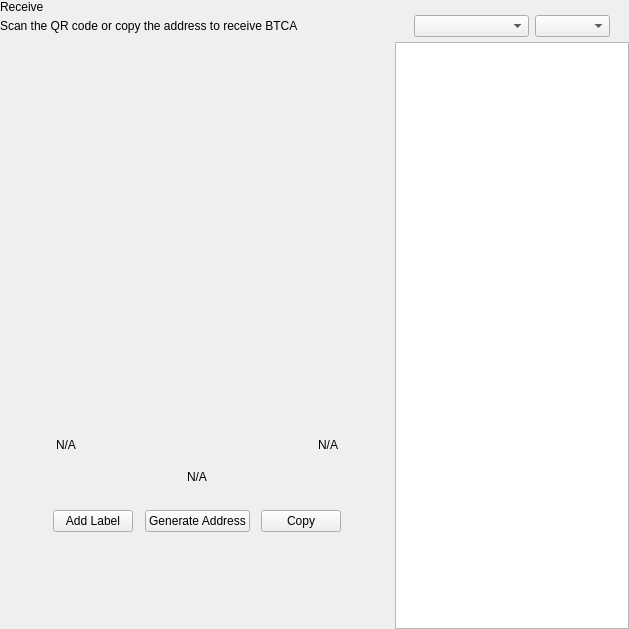
<?xml version="1.0" encoding="UTF-8"?>
<ui version="4.0">
 <class>ReceiveWidget</class>
 <widget class="QWidget" name="ReceiveWidget">
  <property name="geometry">
   <rect>
    <x>0</x>
    <y>0</y>
    <width>629</width>
    <height>629</height>
   </rect>
  </property>
  <property name="minimumSize">
   <size>
    <width>0</width>
    <height>0</height>
   </size>
  </property>
  <property name="windowTitle">
   <string>Form</string>
  </property>
  <layout class="QHBoxLayout" name="horizontalLayout_2" stretch="2,1">
   <property name="spacing">
    <number>0</number>
   </property>
   <property name="leftMargin">
    <number>0</number>
   </property>
   <property name="topMargin">
    <number>0</number>
   </property>
   <property name="rightMargin">
    <number>0</number>
   </property>
   <property name="bottomMargin">
    <number>0</number>
   </property>
   <item>
    <widget class="QWidget" name="left" native="true">
     <layout class="QVBoxLayout" name="verticalLayout_3">
      <property name="leftMargin">
       <number>0</number>
      </property>
      <property name="topMargin">
       <number>0</number>
      </property>
      <property name="rightMargin">
       <number>0</number>
      </property>
      <property name="bottomMargin">
       <number>0</number>
      </property>
      <item>
       <layout class="QVBoxLayout" name="verticalLayout_2">
        <property name="spacing">
         <number>0</number>
        </property>
        <property name="leftMargin">
         <number>0</number>
        </property>
        <item>
         <layout class="QHBoxLayout" name="horizontalLayout_3">
          <property name="spacing">
           <number>0</number>
          </property>
          <item>
           <layout class="QVBoxLayout" name="verticalLayout_4">
            <property name="spacing">
             <number>5</number>
            </property>
            <item>
             <widget class="QLabel" name="labelTitle">
              <property name="text">
               <string>Receive</string>
              </property>
             </widget>
            </item>
            <item alignment="Qt::AlignTop">
             <widget class="QLabel" name="labelSubtitle1">
              <property name="text">
               <string>Scan the QR code or copy the address to receive BTCA</string>
              </property>
             </widget>
            </item>
           </layout>
          </item>
          <item>
           <spacer name="horizontalSpacer">
            <property name="orientation">
             <enum>Qt::Horizontal</enum>
            </property>
            <property name="sizeHint" stdset="0">
             <size>
              <width>40</width>
              <height>20</height>
             </size>
            </property>
           </spacer>
          </item>
         </layout>
        </item>
        <item>
         <spacer name="verticalSpacer_2">
          <property name="orientation">
           <enum>Qt::Vertical</enum>
          </property>
          <property name="sizeType">
           <enum>QSizePolicy::Expanding</enum>
          </property>
          <property name="sizeHint" stdset="0">
           <size>
            <width>20</width>
            <height>50</height>
           </size>
          </property>
         </spacer>
        </item>
        <item alignment="Qt::AlignHCenter">
         <widget class="QWidget" name="layoutQR" native="true">
          <property name="maximumSize">
           <size>
            <width>510</width>
            <height>16777215</height>
           </size>
          </property>
          <layout class="QVBoxLayout" name="verticalLayoutQr">
           <item>
            <spacer name="verticalSpacer11">
             <property name="orientation">
              <enum>Qt::Vertical</enum>
             </property>
             <property name="sizeType">
              <enum>QSizePolicy::Fixed</enum>
             </property>
             <property name="sizeHint" stdset="0">
              <size>
               <width>20</width>
               <height>20</height>
              </size>
             </property>
            </spacer>
           </item>
           <item alignment="Qt::AlignHCenter">
            <widget class="QLabel" name="labelQrImg">
             <property name="minimumSize">
              <size>
               <width>260</width>
               <height>260</height>
              </size>
             </property>
             <property name="maximumSize">
              <size>
               <width>260</width>
               <height>260</height>
              </size>
             </property>
             <property name="text">
              <string/>
             </property>
             <property name="alignment">
              <set>Qt::AlignCenter</set>
             </property>
            </widget>
           </item>
           <item>
            <spacer name="verticalSpacer_21">
             <property name="orientation">
              <enum>Qt::Vertical</enum>
             </property>
             <property name="sizeType">
              <enum>QSizePolicy::Fixed</enum>
             </property>
             <property name="sizeHint" stdset="0">
              <size>
               <width>20</width>
               <height>30</height>
              </size>
             </property>
            </spacer>
           </item>
           <item>
            <widget class="QWidget" name="widget" native="true">
             <property name="minimumSize">
              <size>
               <width>0</width>
               <height>0</height>
              </size>
             </property>
             <layout class="QHBoxLayout" name="horizontalLayout_5">
              <item>
               <widget class="QLabel" name="labelLabel">
                <property name="text">
                 <string notr="true">N/A</string>
                </property>
               </widget>
              </item>
              <item>
               <spacer name="horizontalSpacer_2">
                <property name="orientation">
                 <enum>Qt::Horizontal</enum>
                </property>
                <property name="sizeHint" stdset="0">
                 <size>
                  <width>141</width>
                  <height>20</height>
                 </size>
                </property>
               </spacer>
              </item>
              <item>
               <widget class="QLabel" name="labelDate">
                <property name="text">
                 <string notr="true">N/A</string>
                </property>
                <property name="alignment">
                 <set>Qt::AlignRight|Qt::AlignTrailing|Qt::AlignVCenter</set>
                </property>
               </widget>
              </item>
             </layout>
            </widget>
           </item>
           <item>
            <widget class="QLabel" name="labelAddress">
             <property name="sizePolicy">
              <sizepolicy hsizetype="Expanding" vsizetype="Preferred">
               <horstretch>0</horstretch>
               <verstretch>0</verstretch>
              </sizepolicy>
             </property>
             <property name="minimumSize">
              <size>
               <width>300</width>
               <height>0</height>
              </size>
             </property>
             <property name="text">
              <string notr="true">N/A</string>
             </property>
             <property name="alignment">
              <set>Qt::AlignCenter</set>
             </property>
            </widget>
           </item>
           <item>
            <spacer name="verticalSpacer_4">
             <property name="orientation">
              <enum>Qt::Vertical</enum>
             </property>
             <property name="sizeType">
              <enum>QSizePolicy::Fixed</enum>
             </property>
             <property name="sizeHint" stdset="0">
              <size>
               <width>20</width>
               <height>20</height>
              </size>
             </property>
            </spacer>
           </item>
           <item>
            <layout class="QHBoxLayout" name="horizontalLayout_4">
             <item alignment="Qt::AlignHCenter">
              <widget class="QPushButton" name="pushButtonLabel">
               <property name="focusPolicy">
                <enum>Qt::NoFocus</enum>
               </property>
               <property name="text">
                <string>Add Label</string>
               </property>
              </widget>
             </item>
             <item alignment="Qt::AlignHCenter">
              <widget class="QPushButton" name="pushButtonNewAddress">
               <property name="focusPolicy">
                <enum>Qt::NoFocus</enum>
               </property>
               <property name="text">
                <string>Generate Address</string>
               </property>
              </widget>
             </item>
             <item alignment="Qt::AlignHCenter">
              <widget class="QPushButton" name="pushButtonCopy">
               <property name="focusPolicy">
                <enum>Qt::NoFocus</enum>
               </property>
               <property name="text">
                <string>Copy</string>
               </property>
              </widget>
             </item>
            </layout>
           </item>
           <item>
            <spacer name="verticalSpacer_3">
             <property name="orientation">
              <enum>Qt::Vertical</enum>
             </property>
             <property name="sizeType">
              <enum>QSizePolicy::Expanding</enum>
             </property>
             <property name="sizeHint" stdset="0">
              <size>
               <width>20</width>
               <height>20</height>
              </size>
             </property>
            </spacer>
           </item>
          </layout>
         </widget>
        </item>
        <item>
         <spacer name="verticalSpacer">
          <property name="orientation">
           <enum>Qt::Vertical</enum>
          </property>
          <property name="sizeHint" stdset="0">
           <size>
            <width>20</width>
            <height>40</height>
           </size>
          </property>
         </spacer>
        </item>
       </layout>
      </item>
     </layout>
    </widget>
   </item>
   <item>
    <widget class="QWidget" name="right" native="true">
     <layout class="QVBoxLayout" name="verticalLayout_5">
      <property name="spacing">
       <number>0</number>
      </property>
      <property name="leftMargin">
       <number>1</number>
      </property>
      <property name="topMargin">
       <number>0</number>
      </property>
      <property name="rightMargin">
       <number>0</number>
      </property>
      <property name="bottomMargin">
       <number>0</number>
      </property>
      <item>
       <layout class="QVBoxLayout" name="container_right">
        <property name="spacing">
         <number>0</number>
        </property>
        <property name="leftMargin">
         <number>0</number>
        </property>
        <property name="rightMargin">
         <number>0</number>
        </property>
        <item>
         <layout class="QVBoxLayout" name="verticalLayout">
          <property name="spacing">
           <number>6</number>
          </property>
          <property name="leftMargin">
           <number>19</number>
          </property>
          <property name="rightMargin">
           <number>19</number>
          </property>
          <item>
           <widget class="OptionButton" name="btnRequest" native="true"/>
          </item>
          <item>
           <widget class="OptionButton" name="btnMyAddresses" native="true">
            <property name="sizePolicy">
             <sizepolicy hsizetype="Preferred" vsizetype="Minimum">
              <horstretch>0</horstretch>
              <verstretch>0</verstretch>
             </sizepolicy>
            </property>
           </widget>
          </item>
         </layout>
        </item>
        <item>
         <widget class="QWidget" name="sortWidget" native="true">
          <layout class="QHBoxLayout" name="horizontalLayout_6">
           <property name="leftMargin">
            <number>19</number>
           </property>
           <property name="rightMargin">
            <number>19</number>
           </property>
           <property name="bottomMargin">
            <number>5</number>
           </property>
           <item>
            <spacer name="horizontalSpacer_3">
             <property name="orientation">
              <enum>Qt::Horizontal</enum>
             </property>
             <property name="sizeHint" stdset="0">
              <size>
               <width>40</width>
               <height>20</height>
              </size>
             </property>
            </spacer>
           </item>
           <item>
            <widget class="QComboBox" name="comboBoxSort">
             <property name="sizePolicy">
              <sizepolicy hsizetype="Preferred" vsizetype="Fixed">
               <horstretch>0</horstretch>
               <verstretch>0</verstretch>
              </sizepolicy>
             </property>
             <property name="minimumSize">
              <size>
               <width>115</width>
               <height>0</height>
              </size>
             </property>
            </widget>
           </item>
           <item>
            <widget class="QComboBox" name="comboBoxSortOrder">
             <property name="sizePolicy">
              <sizepolicy hsizetype="Preferred" vsizetype="Fixed">
               <horstretch>0</horstretch>
               <verstretch>0</verstretch>
              </sizepolicy>
             </property>
             <property name="minimumSize">
              <size>
               <width>75</width>
               <height>0</height>
              </size>
             </property>
            </widget>
           </item>
          </layout>
         </widget>
        </item>
        <item>
         <widget class="QListView" name="listViewAddress"/>
        </item>
       </layout>
      </item>
     </layout>
    </widget>
   </item>
  </layout>
 </widget>
 <customwidgets>
  <customwidget>
   <class>OptionButton</class>
   <extends>QWidget</extends>
   <header>qt/pivx/optionbutton.h</header>
   <container>1</container>
  </customwidget>
 </customwidgets>
 <resources/>
 <connections/>
</ui>
